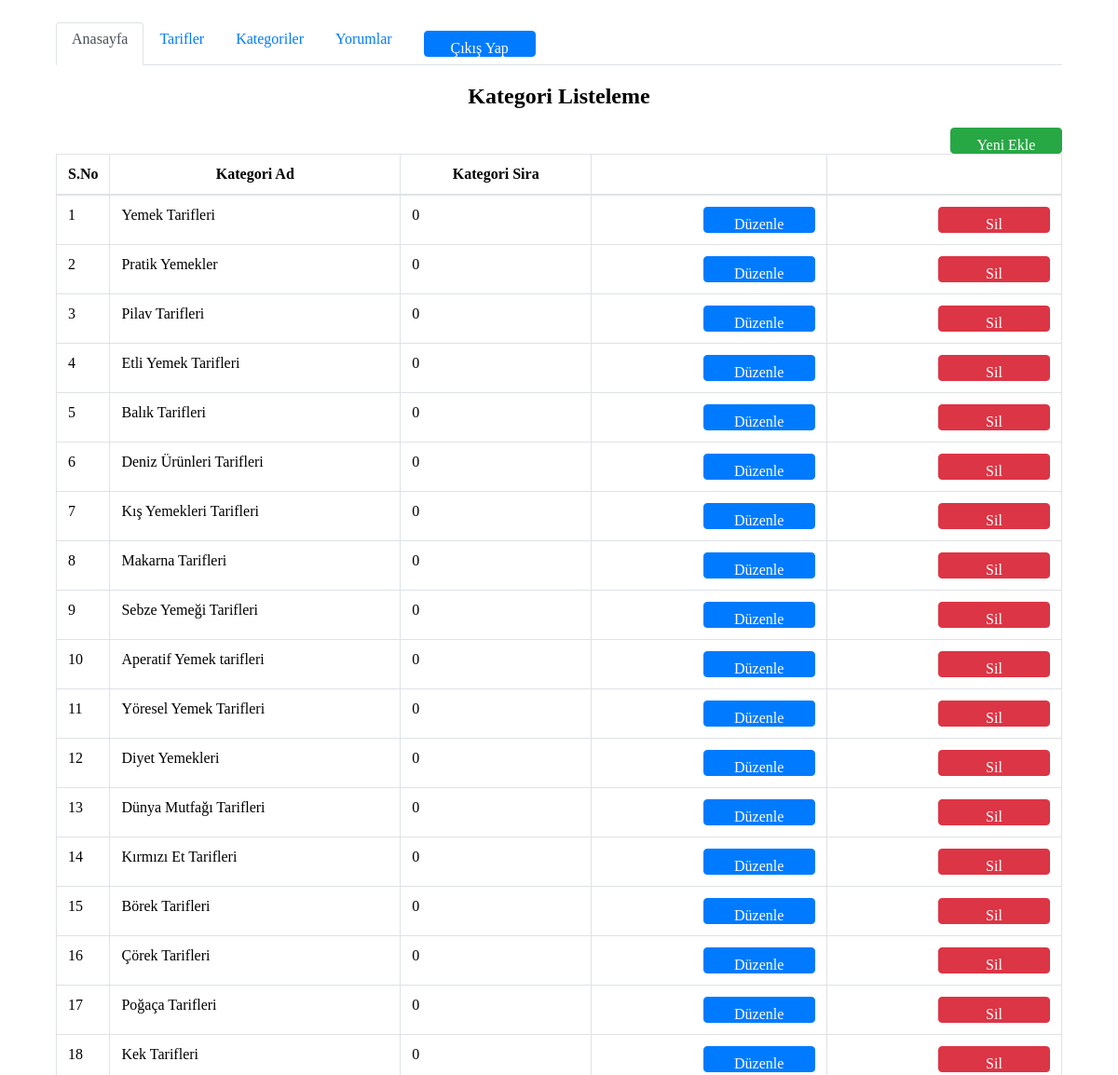
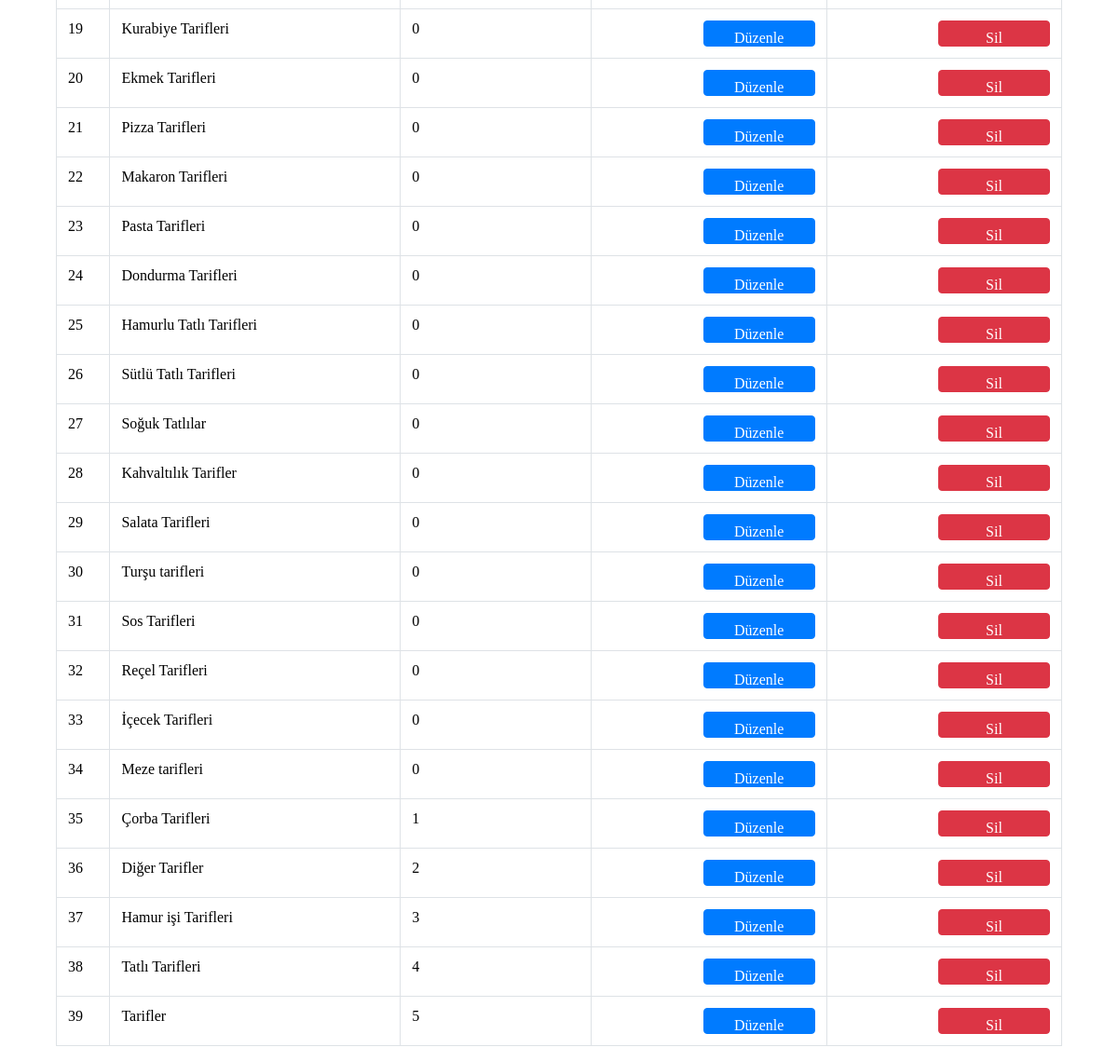
Screenshot of /admin/kategori.php (signed in) with the database file from the repository (2 pictures, top to bottom).
### tables this page shows
CREATE TABLE `kategori` (
  `kategori_id` int(11) NOT NULL,
  `kategori_ad` varchar(100) NOT NULL,
  `kategori_ust` int(2) NOT NULL,
  `kategori_seourl` varchar(250) NOT NULL,
  `kategori_sira` int(2) NOT NULL
);

### admin/kategori.php (the view)
<?php
include 'header.php';
$kategorisor="SELECT * FROM kategori order by kategori_sira ASC";
$sorgu=mysqli_query($db,$kategorisor);
?>
  	<h2>Kategori Listeleme</h2>
  	<div align="right">
              <a href=""><button class="btn btn-success btn-xs"> Yeni Ekle</button></a>
            </div>
<table id="datatable-responsive" class="table  table-bordered " cellspacing="0" width="100%">
              <thead>
                <tr>
                  <th>S.No</th>
                  <th>Kategori Ad</th>
                  <th>Kategori Sira</th>
                  <th></th>
                  <th></th>
                </tr>
              </thead>
              <tbody>
                <?php
                $say=0;
                  while($kategoricek=mysqli_fetch_assoc($sorgu)) { $say++?>
                <tr>
                 <td width="20"><?php echo $say ?></td>
                 <td><?php echo $kategoricek["kategori_ad"] ?></td>
                 <td><?php echo $kategoricek["kategori_sira"] ?></td>
            <td><center><a href=""><button class="btn btn-primary btn-xs">Düzenle</button></a></center></td>
            <td><center><a href=""><button class="btn btn-danger btn-xs">Sil</button></a></center></td>
          </tr>
          <?php  } ?>
        </tbody>
      </table>
<?php include 'footer.php'; ?>

### admin/css/stylesheet.css (style rules this page uses)
body { background-color: #fff; }
h2 { text-align: center; }
.btn { width: 120px; height: 28px; cursor: pointer; float: right; background: #007bff; color: #fff; -webkit-border-radius: 4px; border: 1px solid #007bff; }
.table-bordered { border: 1px solid #dee2e6; }
.table-bordered thead td, .table-bordered thead th { border-bottom-width: 2px; }
.table thead th { vertical-align: bottom; border-bottom: 2px solid #dee2e6; }
.table-bordered td, .table-bordered th { border: 1px solid #dee2e6; }
.table td, .table th { padding: .75rem; vertical-align: top; border-top: 1px solid #dee2e6; }
.btn:not(:disabled):not(.disabled) { cursor: pointer; }
.btn { display: inline-block; font-weight: 400; text-align: center; white-space: nowrap; vertical-align: middle; -webkit-user-select: none; -moz-user-select: none; -ms-user-select: none; user-select: none; border: 1px solid transparent; padding: .375rem .75rem; font-size: 1rem; line-height: 1.5; border-radius: .25rem; transition: color .15s ease-in-out,background-color .15s ease-in-out,border-color .15s ease-in-out,box-shadow .15s ease-in-out; }
button, select { text-transform: none; }
button, input { overflow: visible; }
button, input, optgroup, select, textarea { margin: 0; font-family: inherit; font-size: inherit; line-height: inherit; }
button { border-radius: 0; }
a { color: #007bff; text-decoration: none; background-color: transparent; -webkit-text-decoration-skip: objects; }
.btn-success { color: #fff; background-color: #28a745; border-color: #28a745; }
.btn-danger { color: #fff; background-color: #dc3545; border-color: #dc3545; }
.table { width: 100%; max-width: 100%; margin-bottom: 1rem; background-color: transparent; }
table { border-collapse: collapse; }
.table-bordered thead th { border-bottom-width: 2px; }
.table td { vertical-align: top; border-top: 1px solid #dee2e6; }

### rows the page displays
kategori: kategori_ad "Yemek Tarifleri", kategori_sira "0"
kategori: kategori_ad "Pratik Yemekler", kategori_sira "0"
kategori: kategori_ad "Pilav Tarifleri", kategori_sira "0"
kategori: kategori_ad "Etli Yemek Tarifleri", kategori_sira "0"
kategori: kategori_ad "Balık Tarifleri", kategori_sira "0"
kategori: kategori_ad "Deniz Ürünleri Tarifleri", kategori_sira "0"
kategori: kategori_ad "Kış Yemekleri Tarifleri", kategori_sira "0"
kategori: kategori_ad "Makarna Tarifleri", kategori_sira "0"
kategori: kategori_ad "Sebze Yemeği Tarifleri", kategori_sira "0"
kategori: kategori_ad "Aperatif Yemek tarifleri", kategori_sira "0"
kategori: kategori_ad "Yöresel Yemek Tarifleri", kategori_sira "0"
kategori: kategori_ad "Diyet Yemekleri", kategori_sira "0"
kategori: kategori_ad "Dünya Mutfağı Tarifleri", kategori_sira "0"
kategori: kategori_ad "Kırmızı Et Tarifleri", kategori_sira "0"
kategori: kategori_ad "Börek Tarifleri", kategori_sira "0"
kategori: kategori_ad "Çörek Tarifleri", kategori_sira "0"
kategori: kategori_ad "Poğaça Tarifleri", kategori_sira "0"
kategori: kategori_ad "Kek Tarifleri", kategori_sira "0"
kategori: kategori_ad "Kurabiye Tarifleri", kategori_sira "0"
kategori: kategori_ad "Ekmek Tarifleri", kategori_sira "0"
kategori: kategori_ad "Pizza Tarifleri", kategori_sira "0"
kategori: kategori_ad "Makaron Tarifleri", kategori_sira "0"
kategori: kategori_ad "Pasta Tarifleri", kategori_sira "0"
kategori: kategori_ad "Dondurma Tarifleri", kategori_sira "0"
kategori: kategori_ad "Hamurlu Tatlı Tarifleri", kategori_sira "0"
kategori: kategori_ad "Sütlü Tatlı Tarifleri", kategori_sira "0"
kategori: kategori_ad "Soğuk Tatlılar", kategori_sira "0"
kategori: kategori_ad "Kahvaltılık Tarifler", kategori_sira "0"
kategori: kategori_ad "Salata Tarifleri", kategori_sira "0"
kategori: kategori_ad "Turşu tarifleri", kategori_sira "0"
kategori: kategori_ad "Sos Tarifleri", kategori_sira "0"
kategori: kategori_ad "Reçel Tarifleri", kategori_sira "0"
kategori: kategori_ad "İçecek Tarifleri", kategori_sira "0"
kategori: kategori_ad "Meze tarifleri", kategori_sira "0"
kategori: kategori_ad "Çorba Tarifleri", kategori_sira "1"
kategori: kategori_ad "Diğer Tarifler", kategori_sira "2"
kategori: kategori_ad "Hamur işi Tarifleri", kategori_sira "3"
kategori: kategori_ad "Tatlı Tarifleri", kategori_sira "4"
kategori: kategori_ad "Tarifler", kategori_sira "5"
